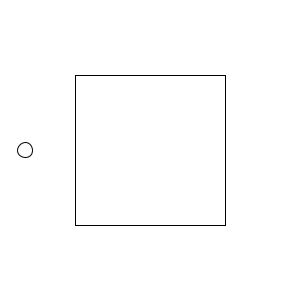
Frame 1 (no input)
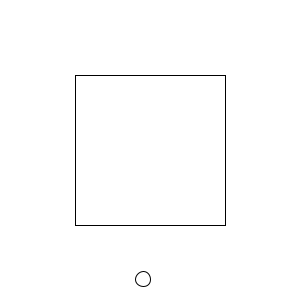
Frame 60 (the mouse pressed at the canvas centre just before this capture)
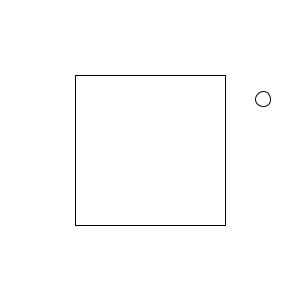
Frame 120 (the mouse held since frame 60 and released just before this capture)

The Processing sketch that drew these frames (run headless with seeded random() and noise(); from frame 60 on, the mouse is pressed at the canvas centre):

// Processing sketch: redZone
// ── redZone.pde
int circleX = 25;
int circleY = 150;
int stepX = 2;
int stepY = 3;
int circleW= 15;
int circleH=15;


void setup()
{
  size(300, 300);
  stroke(0);
  //fill(175);
  smooth();
}

void draw()
{
  int a=(width/2-75);
  int b=(height/2-75);
  int w=150;
  int h=150;
  background(255);
  noFill();
  rect(a, b, w, h);
  if (circleX>= a && circleY>b && circleX<a+w && circleY<b+h)
  {
    fill (255, 0, 0);
  }

  ellipse(circleX, circleY, circleW, circleH);
  circleX = circleX + stepX;
  circleY = circleY + stepY;

  if (circleX > width || circleX < 0)
  {
    stepX = stepX * -1;
  }

  if (circleY > height || circleY < 0)
  {
    stepY = stepY * -1;
  }


}
